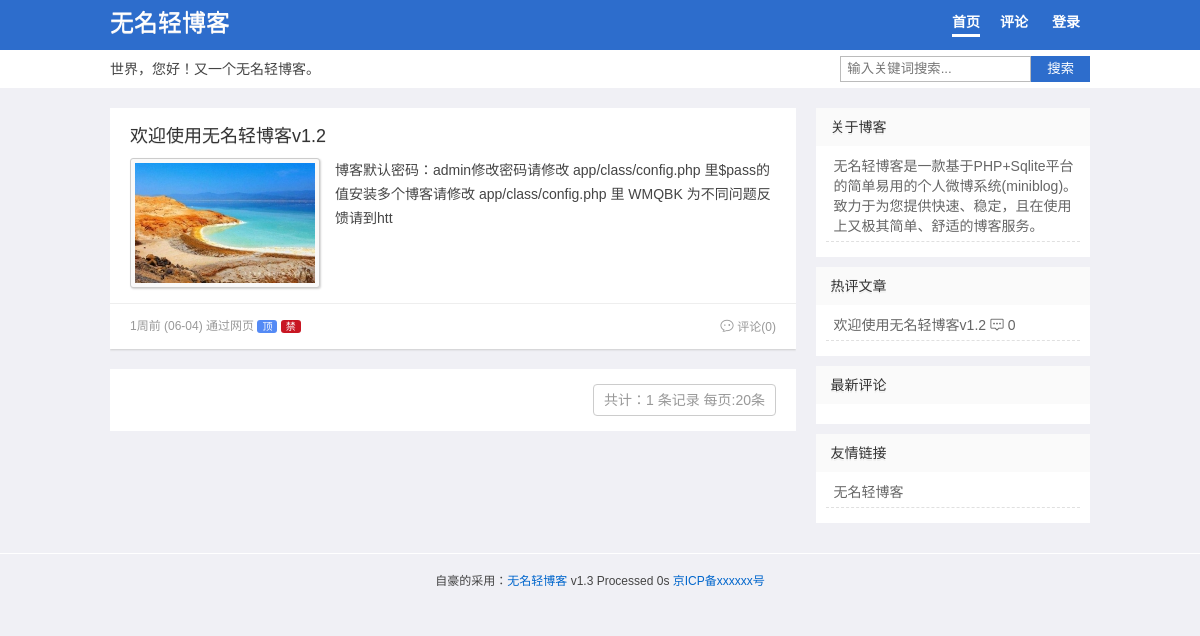
The page / on the database its author committed.
### tables this page shows
CREATE TABLE "Set" (id INT (1), webuser VARCHAR (10), webtitle VARCHAR (20), webdesc VARCHAR (255), plsh INT (1), rewrite INT (1), safecode INT (1), icp VARCHAR (20), webmenu TEXT);

CREATE TABLE Log (id INTEGER PRIMARY KEY AUTOINCREMENT, title VARCHAR (100), sum VARCHAR (200), content TEXT, pic VARCHAR (200), pics VARCHAR (500), fm VARCHAR (20), atime DATETIME DEFAULT (datetime('now', 'localtime')), ist INT (1) DEFAULT (0), num INTEGER DEFAULT (0), pass VARCHAR (32), hide INT (1) DEFAULT (0), lock INT (1) DEFAULT (0));

CREATE TABLE Wid (id INTEGER PRIMARY KEY AUTOINCREMENT, title VARCHAR (20), html TEXT, ord INT DEFAULT (1));

### index.php (called while the page is built, shortened)
<?php
$t1 = microtime(true);
require 'app/class/config.php';
$db = new DbHelpClass();
$p = isset($_GET['p']) ? intval($_GET['p']) : 1;
$act = isset($_GET['act']) ? $_GET['act'] : '';
$s = isset($_GET['s']) ? htmlspecialchars($_GET['s']) : '';
$file = self();
$per_page = 20;
$start = $per_page * ($p - 1);
$wid = $db->getdata("select * from `Wid` order by ord");
switch ($act) {
    default:
        if (empty($s)) {
			$where =  $admin?'':'where hide=0';
            $count = $db->total('`Log`',$where);
            $list = $db->getdata("select * from `Log` $where order by ist desc,atime desc limit $start,$per_page", array());
        }
        $tpl = 'index.php';
}
include 'assets/'.$template .'/'. $tpl;

### app/class/config.php (called while the page is built, shortened)
<?php
$template = 'qblog';
$admin = isset($_SESSION[KEY.'admin'])?$_SESSION[KEY.'admin']:0;
$set = getset();
$webtitle= $set['webtitle'];
$webdesc= $set['webdesc'];
$rewrite = $set['rewrite'];
$icp = $set['icp'];
$webmenu = vmenu($set['webmenu']);
require_once ROOT_PATH.'assets/'.$template.'/theme.php';
function getset(){
  $db =new DbHelpClass();
  if(empty($_SESSION[KEY.'set'])){
     $rs = $db->getdata("select * from `Set` where id=1");
     $set = $rs[0];
  }else{
     $set = $_SESSION[KEY.'set'];
  }
  return $set;
}
function vurl($id){
   global $rewrite;
   $url =  $rewrite?'post-'.$id.'.html':self().'?act=pl&id='.$id;
   return $url;
}
function vmenu($menu){
	global $rewrite;
	return $rewrite?str_replace(array('@index','@comment'),array('index.html','comment.html'),$menu):str_replace(array('@index','@comment'),array(self(),self().'?act=plist'),$menu);
}
function self(){
    $self = $_SERVER['PHP_SELF'];
    $php_self=substr($self,strrpos($self,'/')+1);
    return $php_self;
}
class DbHelpClass
    {
        private $conn;
        function __construct()
        {
            $path=ROOT_PATH."app/db/log.db";
			try{
			   $this->conn = new PDO('sqlite:'.$path);
			 }
			catch(Exception $errinfo){
				die ("PDO Connection faild.(可能空间不支持pdo_sqlite，详细错误信息：)".$errinfo);
			}
        }
        function getdata($sql,$params=array())
        {
            $bind=$this->conn->prepare($sql);
            $arrKeys=array_keys($params);
            $bind->execute();
            $result=$bind->fetchAll(PDO::FETCH_ASSOC);
            return $result;
        }
        function total($tab_name,$tj='')
           {
             $bind = $this->conn->prepare('SELECT count(id) as c FROM '.$tab_name.' '.$tj);
             $bind->execute();
             $result = $bind->fetchAll();
             return $result[0]['c'];
           }
    }

### assets/qblog/index.php (the view, shortened to what this page needs)
<?php include "head.php";?>
  <div id="content" style="position: relative;">
    <div id="main">
   <?php foreach($list as $v){ ?>
      <div id="log-<?php echo $v['id']; ?>" class="post_list">
	  <?php if($v['title']<>""){?><h2><a href="<?php echo vurl($v['id']); ?>"><?php echo $v['title'];?></a></h2><?php } ?>
      <div class="excerpt">
	  <?php if($v['pic']<>""){ ?><div class="thumbnail"><a href="<?php echo vurl($v['id']); ?>"><img src="<?php echo $v['pic'];?>" /></a></div><?php } ?>
	  <div class="textPost"><a href="<?php echo vurl($v['id']); ?>"><?php echo $v['sum']; ?></a></div>
	  </div>
	  <div class="meta">
	  <p class="time"><?php echo timeago($v['atime']);?> 通过<?php echo $v['fm']; ?>
	  <?php if($v['ist']==1){ ?><span class="ico">顶</span><?php } ?>
	  <?php if($v['lock']==1){ ?><span class="ico jin">禁</span><?php } ?>
	  </p>
      <p class="navPost"><a href="<?php echo vurl($v['id']);?>"><i class="iconfont">&#xe61e;</i> 评论(<?php echo  $v['num']; ?>)</a>
</p></div></div>
<?php } ?>
	<div class="pagination">
		<span class="info"> 共计：<?php echo $count; ?> 条记录 每页:<?php echo $per_page; ?>条</span><?php echo $pagelist; ?>
	</div>
    </div>
	<?php include ("right.php");?>
  </div>
  </div>
<?php include "foot.php";?>
</body>
</html>

### assets/qblog/head.php (shortened to what this page needs)
<?php if(!defined('wmblog'))exit;?><!DOCTYPE HTML>
<html>
<head>
<link href="assets/<?php echo $template;?>/style.css" rel="stylesheet" type="text/css" />
</head>
<body>
<div id="wrap">
<div id="header">
  <div class="box-m">
    <div class="logo">
      <h2 id="title"><a href="./"><?php echo $webtitle;?></a></h2>
    </div>
    <div id="navigation">
      <ul id="nav">
		<?php
		echo $webmenu;
		if ($admin ==1) {?>
        <li><a href="<?php echo $file;?>?act=add" title="发布微博">发布</a></li>
		<li><a href="<?php echo $file;?>?act=set" title="设置微博">设置</a></li>
		<li><a href="<?php echo $file;?>?act=wid" title="设置边栏">边栏</a></li>
		<li><a href="<?php echo $file;?>?act=logout" title="退出">退出</a></li>
       <?php }else{ ?>
        <li><a href="<?php echo $file;?>?act=login" title="登陆到微博">登录</a></li>
	   <?php } ?>
      </ul>
    </div>
      </div>
	  <div class="other box-m">
	   <div class="desc"><?php echo $webdesc;?></div>
	   <form method="get" class="search-form" action="<?php echo $file;?>"> <input class="search-text" name="s" autocomplete="off" placeholder="输入关键词搜索..." required="required" type="text" value="<?php echo $s;?>"> <button class="search-submit" alt="搜索" type="submit">搜索</button></form>
	   </div>
</div>

### assets/qblog/right.php
<?php if(!defined('wmblog'))exit; ?><div id="sidebar">
     <div class="sidebar">
	  <?php foreach($wid as $v){?>
      <div class="widget">
        <h3><?php echo $v['title'];?></h3>
		<?php if($v['html']	==='topic'){?>
           <ul class="topic"><?php echo topic(10);?> </ul>
	    <?php }elseif ($v['html']	==='comment'){?>
           <ul class="comment"><?php echo comment(10);?></ul>
		<?php }else{?>
		  <ul><?php echo $v['html'];?></ul>
		<?php } ?>
      </div>
	 <?php } ?>
	 </div>
</div>

### assets/qblog/theme.php (shortened to what this page needs)
<?php
function topic($n){
	global $db;
	$str = '';
    $rs =  $db->getdata("select id,title,sum,num from `Log` where hide=0 order by num desc limit 0,$n");
	foreach($rs as $v){
		if(empty($v['title'])){
		  $title = mb_substr(strip_tags($v['sum']),0,14,'utf-8');
		  if(empty($title)) {$title = '#分享';}
		}else{
		   $title = $v['title'];
		}
	  $str .= '<li><a href="'. vurl($v['id']) .'">'.$title.'</a> <i class="iconfont">&#xe654;</i> '.$v['num'].'</li>';
	}
   return $str;
}
 function timeago($ptime) {
        $ptime = strtotime($ptime);
        $etime = time() - $ptime;
        $interval = array (
            12 * 30 * 24 * 60 * 60  =>  '年前 ('.date('Y-m-d', $ptime).')',
            30 * 24 * 60 * 60       =>  '个月前 ('.date('m-d', $ptime).')',
            7 * 24 * 60 * 60        =>  '周前 ('.date('m-d', $ptime).')',
            24 * 60 * 60            =>  '天前',
            60 * 60                 =>  '小时前',
            60                      =>  '分钟前',
            1                       =>  '秒前'
        );
        foreach ($interval as $secs => $str) {
            $d = $etime / $secs;
            if ($d >= 1) {
                $r = round($d);
                return $r . $str;
            }
        }
}
?>

### assets/qblog/foot.php (shortened to what this page needs)
<?php if(!defined('wmblog'))exit; ?><div id="footer">自豪的采用：<a href="http://www.4jax.net">无名轻博客</a> <?php echo VER;?>  Processed <?php $t2 = microtime(true); echo round($t2-$t1,3); ?>s <a href="http://www.miitbeian.gov.cn/" rel="nofollow" target="_blank"><?php echo $icp;?></a></div>

### assets/qblog/style.css (style rules this page uses)
body,h1,h2,h3,p,blockquote,dl,dt,dd,ul,ol,li,button,input,textarea { margin: 0; padding: 0 }
body { font: 14px/24px Microsoft YaHei,Tahoma,Arial; background: #f0f0f5; display: block; cursor: default; color: #444; -webkit-font-smoothing: antialiased }
.iconfont { font-family: "iconfont";font-size: 14px;font-style: normal; }
h1,h2,h3 { font-weight: 500;text-shadow: 0 1px 0 #EEE }
a { color: #444;text-decoration: none }
img { border: 0 }
ol,ul,li { list-style: none }
input,textarea,button { outline: 0 }
input[type^="email"],input[type^="text"],input[type^="password"],textarea { border: 1px solid #bbb; }
input { vertical-align: middle }
*,::after,::before { box-sizing: border-box; }
.box-m { width: 980px;margin:0 auto;position:relative; }
#header { background:#2d6dcc;width: 100%;margin-bottom: 20px;position: relative;z-index: 100;border-bottom: 38px solid #FFF;height: 88px; }
#content { width: 980px;margin: 0 auto;overflow: hidden;padding-bottom: 20px; }
#main { width: 70%;float: left;overflow: hidden }
#sidebar { width: 28%;float: right;overflow: hidden }
#footer { text-align: center;font-size: 12px;padding: 15px 0;border-top: 1px solid #FFF; }
#header .logo { float: left;margin-top:10px;line-height: 26px;font-size: 14px;position: absolute }
#header .logo a { color: #fff;font-size:24px }
#navigation { position:absolute;right:0;top:10px; }
#nav { display:block; }
#nav li { list-style: none;padding: 0;margin: 0;display: inline }
#nav li { padding: 6px 10px; }
#nav li a { display: inline-block;color: #fff;text-decoration: none;font-size: 14px;font-weight: bold; }
#nav li a:hover, #navigation ul li .on { border-bottom:3px solid #fff; }
.desc,.search-form { display: block;position: absolute;top: 50px;height: 38px;line-height: 38px; }
.desc { left:0; }
.search-form { right:0;padding:6px 0; }
.search-text { float: left;border-right: 0;padding: 0 6px;height: 26px;line-height: 26px;border-radius: 0; }
.search-submit { cursor: pointer;float: left;line-height: 26px;height: 26px;background: #2d6dcc;color: #FFF;padding: 0 16px;text-align: center;border-radius: 0;border: 0; }
.post_list { margin-bottom: 20px;padding: 15px 20px 10px 20px;background-color: #FFF;box-shadow: 0 1px 2px #CCC;overflow: hidden }
.post_list h2 { overflow: hidden;text-overflow: ellipsis }
.post_list h2 a { color: #333;font-size: 18px;overflow: hidden;white-space: nowrap }
.info { color: #999; }
.excerpt { margin-top: 10px;line-height: 24px }
.meta { font-size: 12px;clear: both;overflow: hidden;white-space: nowrap;text-overflow: ellipsis;color: #999;border-top: 1px solid #EEE;margin: 20px -30px 0 -30px;padding: 10px 30px 0 30px }
.post_list .time,#article .time { font-size:12px;color:#999999;float:left }
.ico { background:#548AF5;padding:1px 5px;font-size:10px;color:#fff;border-radius:3px; }
.jin { background:#c81623; }
.navPost { float:right; }
.navPost a { font-size:12px; }
.meta a { color: #999 }
.thumbnail { float: left;padding: 4px;border-radius: 3px;border: 1px solid #ccc;background: #f9f9f9;box-shadow: 1px 1px 2px #d3d3d3;margin: 0 15px 15px 0 }
.thumbnail img { display: block;width: 180px;height: 120px }
.pagination { float: right;text-align:right;background-color: #fff;padding: 15px;width:100%; }
.pagination span,.pagination a { text-align: center;display: inline-block;text-decoration: none;border: 1px #CCC solid;padding:3px 10px;margin-left: -1px;box-sizing: border-box; }
.pagination .info { margin-right:5px;border-radius: 4px; }
.sidebar { box-shadow: 0 1px 2px #CCC;overflow: hidden; }
.widget { background-color: #FFF;margin-bottom: 10px;color: #666;overflow: hidden }
.widget a { color: #666 }
.widget h3 { padding: 0 15px;font-size: 14px;line-height: 38px;color: #333;font-size: 14px;text-shadow: 0 2px 0 #EEE;background: #fafafa; }
.widget ul { padding : 10px }
.widget li { line-height: 20px;padding: 0 0 5px 8px;margin-bottom: 5px;border-bottom: 1px dashed #e0e0e0 }
.comment { overflow: hidden; }
#footer a { color: #06C }

### rows shown on the page
set: webtitle "无名轻博客", webmenu "首页 评论", webdesc "世界，您好！又一个无名轻博客。", icp "京ICP备xxxxxx号"
log: title "欢迎使用无名轻博客v1.2", pic (picture), sum "博客默认密码：admin修改密码请修改 app/class/config.php 里$pass的值安装多个博客请修改 app/class/config.php 里 WMQBK 为不同问题反馈请到htt", atime "1周前 (06-04)", fm "网页", ist "顶", lock "禁", num "0"
wid: title "关于博客", html "无名轻博客是一款基于PHP+Sqlite平台的简单易用的个人微博系统(miniblog)。致力于为您提供快速、稳定，且在使用上又极其简单、舒适的博客服务。"
wid: title "热评文章"
wid: title "最新评论"
wid: title "友情链接", html "无名轻博客"

### other values the page prints
$count "1"
$per_page "20"
VER "v1.3"
